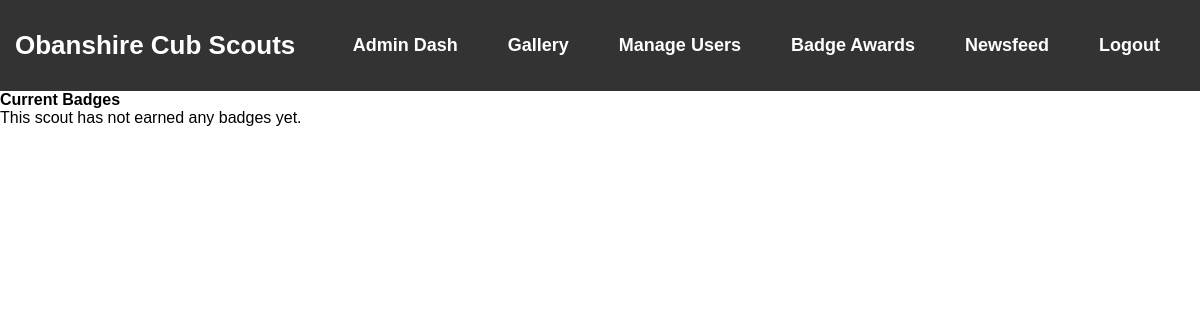
Before: /public/scout/badges.php?id=83 (signed in) with the older database file.
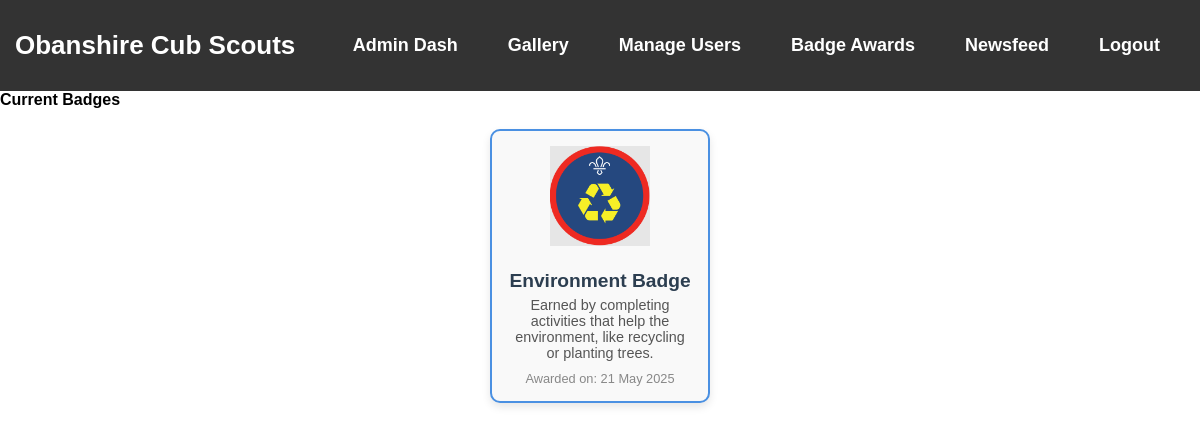
After: the same page with the newer database file.
### tables this page shows
CREATE TABLE `user_badges` (
  `id` int(11) NOT NULL,
  `user_id` int(11) NOT NULL,
  `badge_id` int(11) NOT NULL,
  `awarded_by` int(11) NOT NULL,
  `awarded_at` datetime DEFAULT current_timestamp()
);

CREATE TABLE `badges` (
  `id` int(11) NOT NULL,
  `name` varchar(100) NOT NULL,
  `description` text DEFAULT NULL,
  `image_path` varchar(255) DEFAULT NULL
);

### public/scout/badges.php (the view, shortened to what this page needs)
<?php
include 'config/config.php';
include 'includes/header.php';
if (isset($_GET['id']) && is_numeric($_GET['id'])) {
    $scout_id = (int)$_GET['id'];
} else {
    $scout_id = $_SESSION['user_id'];
}
$stmt = $conn->prepare("
    SELECT b.name, b.description, b.image_path, ub.awarded_at
    FROM user_badges ub
    JOIN badges b ON ub.badge_id = b.id
    WHERE ub.user_id = ?
");
$stmt->bind_param("i", $scout_id);
$stmt->execute();
$result = $stmt->get_result();
?>
<!DOCTYPE html>
<html lang="en">
<head>
    <link rel="stylesheet" href="assets/css/scout-badges.css" />
</head>
<body>
    <h1>Current Badges</h1>
    <?php if ($result->num_rows > 0): ?>
        <div class="badges-container">
            <?php while ($badge = $result->fetch_assoc()): ?>
                <div class="badge-card">
                    <img class="badge-image" src="<?= htmlspecialchars($badge['image_path']) ?>" alt="<?= htmlspecialchars($badge['name']) ?>" />
                    <h3 class="badge-title"><?= htmlspecialchars($badge['name']) ?></h3>
                    <p class="badge-description"><?= htmlspecialchars($badge['description']) ?></p>
                    <small class="badge-awarded-date">Awarded on: <?= date('d M Y', strtotime($badge['awarded_at'])) ?></small>
                </div>
            <?php endwhile; ?>
        </div>
    <?php else: ?>
        <p>This scout has not earned any badges yet.</p>
    <?php endif; ?>
</body>
</html>

### includes/header.php (shortened to what this page needs)
<!DOCTYPE html>
<html lang="en">
<head>
    <link rel="stylesheet" href="assets/css/style.css">
    <link rel="stylesheet" href="assets/css/nav.css">
    <link rel="stylesheet" href="assets/css/confirmation-message.css">
    <link rel="stylesheet" href="assets/css/users.css">
</head>
<body>
    <?php include "navigation.php"; ?>
</body>
</html>

### includes/navigation.php (shortened to what this page needs)
<nav class="navbar">
    <div class="navbar-container">
        <div class="logo">
            <a href="<?= ROOT_DIR ?>">Obanshire Cub Scouts</a>
        </div>
        <ul class="nav-links" id="navLinks">
            <?php if (!isset($_SESSION['user_type'])): ?>
                <li><a href="<?= ROOT_DIR ?>">Home</a></li>
                <li><a href="<?= ROOT_DIR ?>about">About</a></li>
                <li><a href="<?= ROOT_DIR ?>gallery">Gallery</a></li>
                <li><a href="<?= ROOT_DIR ?>contact">Contact</a></li>
                <li><a href="<?= ROOT_DIR ?>sign_in">Sign In</a></li>
                <li><a href="<?= ROOT_DIR ?>register">Register</a></li>
            <?php else: ?>
                <?php if ($_SESSION['user_type'] === 'admin'): ?>
                    <li><a href="<?= ROOT_DIR ?>admin_dash">Admin Dash</a></li>
                    <li><a href="<?= ROOT_DIR ?>gallery">Gallery</a></li>
                    <li><a href="<?= ROOT_DIR ?>users">Manage Users</a></li>
                    <li><a href="<?= ROOT_DIR ?>badgeaward">Badge Awards</a></li>
                    <li><a href="<?= ROOT_DIR ?>newsfeed">Newsfeed</a></li>
                <?php endif; ?>
                <li><a href="<?= ROOT_DIR ?>handlers/logout.php" onclick="return confirm ('Are you sure you want to log out?')">Logout</a></li>
            <?php endif; ?>
        </ul>
    </div>
</nav>

### assets/css/style.css (style rules this page uses)
* { margin: 0; padding: 0; box-sizing: border-box; font-family: sans-serif; font-size: 16px; }

### assets/css/nav.css (style rules this page uses)
.navbar { background-color: #333; padding: 30px 15px; z-index: 999; }
.navbar-container { display: flex; justify-content: space-between; align-items: center; position: relative; }
.logo a { color: white; text-decoration: none; font-size: 26px; font-weight: bold; }
.nav-links { list-style-type: none; display: flex; justify-content: center; align-items: center; transition: all 0.3s ease; }
.nav-links li { margin: 0 15px; }
.nav-links a { color: white; text-decoration: none; font-size: 18px; font-weight: 800; padding: 10px; transition: background-color 0.3s ease; }

### assets/css/scout-badges.css (style rules this page uses)
.badges-container { display: flex; flex-wrap: wrap; gap: 20px; justify-content: center; padding: 20px; }
.badge-card { background-color: #f9f9f9; border: 2px solid #4a90e2; border-radius: 10px; box-shadow: 0 4px 8px rgba(0,0,0,0.1); width: 220px; padding: 15px; text-align: center; transition: transform 0.2s ease, box-shadow 0.2s ease; }
.badge-image { width: 100px; height: 100px; object-fit: contain; margin-bottom: 10px; }
.badge-title { font-size: 1.2rem; color: #2c3e50; margin: 10px 0 5px; }
.badge-description { font-size: 0.9rem; color: #555; min-height: 60px; }
.badge-awarded-date { display: block; font-size: 0.8rem; color: #888; margin-top: 10px; }
@media (min-width: 1024px) { .badge-card { width: 220px; } }

Changed rows visible on the page:
added user_badges: badge.image_path (picture), badge.name "Environment Badge", badge.description "Earned by completing activities that help the environment, like recycling or planting trees.", awarded_at "21 May 2025"
Other visible differences:
text no longer shown: "This scout has not earned any badges yet."
